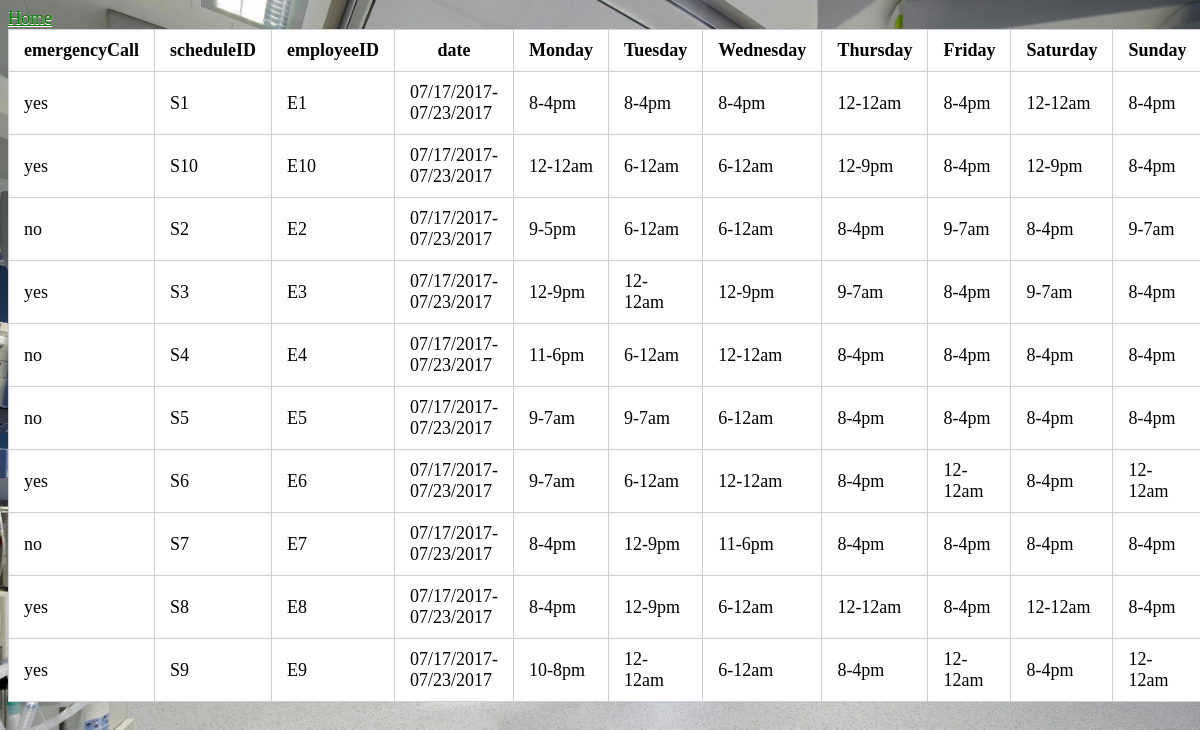
Screenshot of /Schedule.php with the database file from the repository.
### tables this page shows
CREATE TABLE `schedule` (
  `emergencyCall` varchar(20) DEFAULT NULL,
  `scheduleID` varchar(11) NOT NULL,
  `employeeID` varchar(11) NOT NULL,
  `date` varchar(30) DEFAULT NULL,
  `Mon` varchar(10) DEFAULT NULL,
  `Tue` varchar(10) DEFAULT NULL,
  `Wed` varchar(10) DEFAULT NULL,
  `Thu` varchar(10) DEFAULT NULL,
  `Fri` varchar(10) DEFAULT NULL,
  `Sat` varchar(10) DEFAULT NULL,
  `Sun` varchar(10) DEFAULT NULL
);

### Schedule.php (the view, shortened to what this page needs)
<!DOCTYPE html>
<html>
<head><link rel="stylesheet" href="style.css" type="text/css"></head>
<a href ="index.html">Home</a>
<body>
	<?php
	include('dbconnect.php');
$query ="SELECT * FROM schedule";
$result = mysqli_query($conn,$query);
echo
"<table>
<tr>
	<th> emergencyCall </th>
	<th> scheduleID </th>
	<th> employeeID </th>
	<th> date </th>
	<th> Monday </th>
	<th> Tuesday </th>
	<th> Wednesday </th>
	<th> Thursday </th>
	<th> Friday </th>
	<th> Saturday </th>
	<th> Sunday </th>
</tr>";
if ($result->num_rows > 0) {
while ($row = mysqli_fetch_assoc($result)){
	if ($row)
		echo "<tr><td>".$row["emergencyCall"]."</td><td>".$row["scheduleID"]."</td><td>".$row["employeeID"]."</td><td>".$row["date"]
	."</td><td>".$row["Mon"]."</td><td>".$row["Tue"]."</td><td>".$row["Wed"]."</td><td>".$row["Thu"]
	."</td><td>".$row["Fri"]."</td><td>".$row["Sat"]."</td><td>".$row["Sun"]."</td></tr>";
}
}
else {
	echo "DIDN'T FIND ANYTHING";
}
echo
"</table>";
?>
</body>
</html>

### style.css (style rules this page uses)
table { border-collapse: collapse; background-color:white; }
th, td { border: 1px solid #cecfd5; padding: 10px 15px; }
body { font-size:18px; text-shadow: 0 1px 0 white; color:black; }
html { background: url("wellnessClinic.jpg") no-repeat center center fixed; -webkit-background-size: cover; -moz-background-size: cover; -o-background-size: cover; background-size: cover; }
a:link { color:green; }

### rows the page displays
schedule: emergencyCall "yes", scheduleID "S1", employeeID "E1", date "07/17/2017-07/23/2017", Mon "8-4pm", Tue "8-4pm", Wed "8-4pm", Thu "12-12am", Fri "8-4pm", Sat "12-12am", Sun "8-4pm"
schedule: emergencyCall "yes", scheduleID "S10", employeeID "E10", date "07/17/2017-07/23/2017", Mon "12-12am", Tue "6-12am", Wed "6-12am", Thu "12-9pm", Fri "8-4pm", Sat "12-9pm", Sun "8-4pm"
schedule: emergencyCall "no", scheduleID "S2", employeeID "E2", date "07/17/2017-07/23/2017", Mon "9-5pm", Tue "6-12am", Wed "6-12am", Thu "8-4pm", Fri "9-7am", Sat "8-4pm", Sun "9-7am"
schedule: emergencyCall "yes", scheduleID "S3", employeeID "E3", date "07/17/2017-07/23/2017", Mon "12-9pm", Tue "12-12am", Wed "12-9pm", Thu "9-7am", Fri "8-4pm", Sat "9-7am", Sun "8-4pm"
schedule: emergencyCall "no", scheduleID "S4", employeeID "E4", date "07/17/2017-07/23/2017", Mon "11-6pm", Tue "6-12am", Wed "12-12am", Thu "8-4pm", Fri "8-4pm", Sat "8-4pm", Sun "8-4pm"
schedule: emergencyCall "no", scheduleID "S5", employeeID "E5", date "07/17/2017-07/23/2017", Mon "9-7am", Tue "9-7am", Wed "6-12am", Thu "8-4pm", Fri "8-4pm", Sat "8-4pm", Sun "8-4pm"
schedule: emergencyCall "yes", scheduleID "S6", employeeID "E6", date "07/17/2017-07/23/2017", Mon "9-7am", Tue "6-12am", Wed "12-12am", Thu "8-4pm", Fri "12-12am", Sat "8-4pm", Sun "12-12am"
schedule: emergencyCall "no", scheduleID "S7", employeeID "E7", date "07/17/2017-07/23/2017", Mon "8-4pm", Tue "12-9pm", Wed "11-6pm", Thu "8-4pm", Fri "8-4pm", Sat "8-4pm", Sun "8-4pm"
schedule: emergencyCall "yes", scheduleID "S8", employeeID "E8", date "07/17/2017-07/23/2017", Mon "8-4pm", Tue "12-9pm", Wed "6-12am", Thu "12-12am", Fri "8-4pm", Sat "12-12am", Sun "8-4pm"
schedule: emergencyCall "yes", scheduleID "S9", employeeID "E9", date "07/17/2017-07/23/2017", Mon "10-8pm", Tue "12-12am", Wed "6-12am", Thu "8-4pm", Fri "12-12am", Sat "8-4pm", Sun "12-12am"
